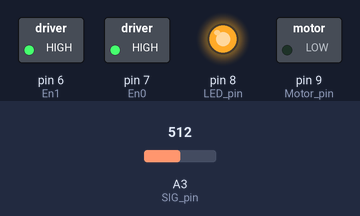
Simulated run of this sketch. Board: Arduino Uno, built with avr-gcc and run on an emulated ATmega328P. On the bench: switched loads named in the sketch (green lamp = pin HIGH), output pins drawn as LEDs (lit = HIGH). The test bench sets the inputs (shaded band); at power-on: A3 (SIG_pin) = 512. Pins used as bus, display or sensor lines are not drawn; what the sketch prints to the serial monitor is not drawn.

Above: at 0.5 s.
Timing chart, 0 to 3.0 s (numbered marks = the images above):
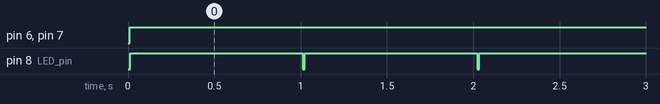

The sketch:

hurryUp.ino
```cpp
//  설정 - 키이벤트를 발생하는 문턱값. 무게중심의 좌표값. (범위 : -1.0 ~ 1.0)
//        문턱값을 넘기면 키가 눌리게 됨. 0 에 가까울수록 민감하게 동작.
const float THRESHOLD_COP_forth   = 0.3;    // 앞 쏠림. Y가 이 값보다 커야 키이벤트 발생. 0.3
const float THRESHOLD_COP_back    = -0.85;  // 뒤 쏠림. Y가 이 값보다 작아야 키이벤트 발생. -0.85
const float THRESHOLD_COP_left    = -0.11;  // 좌 쏠림. X가 이 값보다 작아야 키이벤트 발생. -0.22
const float THRESHOLD_COP_right   = 0.11;   // 우 쏠림. X가 이 값보다 커야 키이벤트 발생. 0.22

//----------------------------------------------
//  무효 판정 문턱값. 측정값이 아래 문턱값보다 낮으면 무시함.
const int THRESHOLD_SUM_row_1st   = 60;   // 1st row, front row
const int THRESHOLD_SUM_row_3rd   = 60;   // 3rd row, back row
const int THRESHOLD_SUM_row_2nd   = 105;  // 2nd row, left and right
const int THRESHOLD_SUM_VERT      = 60; // SUM? PRESSURE?

int En0 = 7;  //  Low enabled
int En1 = 6;  //  Low enabled

int S0  = 5;
int S1  = 4;
int S2  = 3;
int S3  = 2;

int SIG_pin = A3;
int LED_pin = 8;
int Motor_pin = 9;

int tempArr[31];
int standard[31];
int cushion[31];

int mode = 0; //0: 초기값 설정, 1: 자세 측정
int vibrate = 4; //3: 진동 비활성화, 4: 진동 활성화
int out = 0; //Arduino -> App, 2: 측성완료,
int del = 1000; //default = 1000, game = 100
int count = -1;

int position = 0; //-1: 자리 비움, 0: 정상, 1: 좌로 쏠림, 2: 우로 쏠림, 3: 앞으로 쏠림, 4: 뒤로 쏠림, 5: 다리 꼼
int xPosition = 0; //-1: 값 무시, 0: 정상, 1: 앞으로 쏠림, 2: 뒤로 쏠림
int yPosition = 0; //-1: 값 무시, 0: 정상, 1: 좌로 쏠림, 2: 우로 쏠림
int oldPosition = 0;
int awayCnt = 0; //자리비움카운트

char* income = "";
float st_cop_vertical = 0;
float st_cop_horizon = 0;
float st_vPivot = 0;
float st_hPivot = 0;

void setup() {
  Serial.begin(115200);
  pinMode(En0, OUTPUT);
  pinMode(En1, OUTPUT);

  pinMode(S0, OUTPUT);
  pinMode(S1, OUTPUT);
  pinMode(S2, OUTPUT);
  pinMode(S3, OUTPUT);

  pinMode(LED_pin,OUTPUT);
  pinMode(Motor_pin,OUTPUT);

  for(int i=0;i<31;i++) { //변수 초기화
    standard[i] = 0;
    tempArr[i] = 0;
    cushion[i] = 0;
  }
}

void loop() {
  int sensor = 0;

  while(Serial.available()) { //모드 변경 명령
    income += (char)Serial.read();
    switch(atoi(income)) {
      case 0:
      case 1:
        mode = atoi(income); //초기값 설정 명령
        del = 1000;
        break;
      case 3: //진동 OFF
        vibrate = 3;
        break;
      case 4: //진동 ON
        vibrate = 4;
        break;
      case 5:
        del = 100;
        break;
    }
    digitalWrite(LED_pin,LOW);
    delay(250);
    digitalWrite(LED_pin,HIGH);
    income = "";
  }
  position = 0;
  xPosition = 0;
  yPosition = 0;

  //방석 센서값 추출
  for(int i=0;i<33;i++) {
    cushion[i] = readMux(i);
  }


  if(mode == 0) { //0: 초기값 설정
    count++;
    for(int i=0;i<31;i++) {
      tempArr[i] = tempArr[i] + cushion[i];
    }
    if(count == 10) { //10초간 초기값 설정
      mode = 1;
      for(int i=0;i<31;i++) {
        standard[i] = tempArr[i]/count; //초기값 업데이트
        tempArr[i] = 0;
      }
      //초기값에 따른 조정
      st_cop_vertical = vertical(standard);
      st_cop_horizon = horizon(standard);
      st_vPivot = st_cop_vertical - (THRESHOLD_COP_forth + THRESHOLD_COP_back)/2; //Y조정값
      st_hPivot = -st_cop_horizon; //X조정값
      count = 0;
      //pushStandard(); //2: 초기값 설정 완료 전송
    }
    digitalWrite(LED_pin,HIGH);
    delay(1000);
    digitalWrite(LED_pin,LOW);
  }
  else if(mode == 1) { //자세 측정
    position = 0;
    //앞뒤 측정
    float raw_vertical = vertical(cushion); //조정 전 Y무게중심값
    float cop_vertical = raw_vertical + st_vPivot; //초기값에 따른 무게중심값 조정

    int sum_vertical = cushion[0]+cushion[1]+cushion[2]+cushion[3]+cushion[4]
                    +cushion[10]+cushion[12]+cushion[14]+cushion[16]+cushion[18]+cushion[20]
                    +cushion[26]+cushion[27]+cushion[28]+cushion[29]+cushion[30];

    if( sum_vertical > THRESHOLD_SUM_VERT) { //값이 유효한지 확인
       if(THRESHOLD_COP_forth < cop_vertical) {
        yPosition = 1; //앞으로 쏠림
      }
    else if(cop_vertical < THRESHOLD_COP_back) {
       yPosition = 2; //뒤로 쏠림
      }
    }
    //좌우 측정
    int sum_row_2nd =  cushion[5]+cushion[6]+cushion[7]+cushion[8]+cushion[9]
                       +cushion[11]+cushion[13]+cushion[15]+cushion[17]+cushion[19]
                       +cushion[21]+cushion[22]+cushion[23]+cushion[24]+cushion[25];

    float raw_horizon = horizon(cushion); //조정 전 X무게중심값
    float cop_horizon = raw_horizon + st_hPivot; // 초기값에 따른 무게중심값 조정

    if(sum_row_2nd > THRESHOLD_SUM_row_2nd) { //값이 유효한지 확인
      if(cop_horizon < THRESHOLD_COP_left) {
        xPosition = 1; //좌로 쏠림
      }
      else if(THRESHOLD_COP_right < cop_horizon) {
       xPosition = 2; //우로 쏠림
      }
    }
    else if(sum_vertical < THRESHOLD_SUM_VERT) {//자리비움 확인
       position = -1;
    }

    float twisted = twist(cushion);
    if((twisted < -80) || (twisted > 80)) { //다리꼬기를 최우선
      position = 5;
    }
    else if(xPosition && !yPosition) {
      position = xPosition;
    }
    else if(!xPosition && yPosition) {
      position = yPosition + 2;
    }
    else if(xPosition && (yPosition == 2)) { //좌우를 앞뒤보다 우선시 한다.
      position = xPosition;
    }

    if((position == -1)&&(awayCnt < 10)) { //10초이상 무효값이 입력될 경우 자리를 비웠다고 판단
      position = oldPosition; //10초 이하는 이전 값을 사용
      awayCnt++;
    }

    oldPosition = position; //oldPosition에 이전 값 저장

    if(position > 0) {//wrong position
      digitalWrite(LED_pin,HIGH);
      if(vibrate == 4) {
        //analogWrite(LED_pin, 127);// 최대 : 127
      }
    }
    else if(position == 0) { //right position
      digitalWrite(LED_pin,LOW);
      if(vibrate == 4) {
        //analogWrite(LED_pin, 0);// 최대 : 127
      }
    }
    else if(position == -1) { //away
      if(vibrate == 4) {
        //analogWrite(LED_pin,0);
      }
      digitalWrite(LED_pin,LOW);
    }

    Serial.print(position);
    /*for(int i=0;i<31;i++) {
      Serial.print("   ");
      Serial.print(cushion[i]);
    }*/
    Serial.println();
    delay(del);
  }
}

int readMux(int channel) {
  int controlPin[] = {S0, S1, S2, S3, En0, En1};

  int muxChannel[32][6] = {
    {0, 0, 0, 0, 0, 1}, //channel 0
    {0, 0, 0, 1, 0, 1}, //channel 1
    {0, 0, 1, 0, 0, 1}, //channel 2
    {0, 0, 1, 1, 0, 1}, //channel 3
    {0, 1, 0, 0, 0, 1}, //channel 4
    {0, 1, 0, 1, 0, 1}, //channel 5
    {0, 1, 1, 0, 0, 1}, //channel 6
    {0, 1, 1, 1, 0, 1}, //channel 7
    {1, 0, 0, 0, 0, 1}, //channel 8
    {1, 0, 0, 1, 0, 1}, //channel 9
    {1, 0, 1, 0, 0, 1}, //channel 10
    {1, 0, 1, 1, 0, 1}, //channel 11
    {1, 1, 0, 0, 0, 1}, //channel 12
    {1, 1, 0, 1, 0, 1}, //channel 13
    {1, 1, 1, 0, 0, 1}, //channel 14
    {1, 1, 1, 1, 0, 1}, //channel 15
    {0, 0, 0, 0, 1, 0}, //channel 16
    {0, 0, 0, 1, 1, 0}, //channel 17
    {0, 0, 1, 0, 1, 0}, //channel 18
    {0, 0, 1, 1, 1, 0}, //channel 19
    {0, 1, 0, 0, 1, 0}, //channel 20
    {0, 1, 0, 1, 1, 0}, //channel 21
    {0, 1, 1, 0, 1, 0}, //channel 22
    {0, 1, 1, 1, 1, 0}, //channel 23
    {1, 0, 0, 0, 1, 0}, //channel 24
    {1, 0, 0, 1, 1, 0}, //channel 25
    {1, 0, 1, 0, 1, 0}, //channel 26
    {1, 0, 1, 1, 1, 0}, //channel 27
    {1, 1, 0, 0, 1, 0}, //channel 28
    {1, 1, 0, 1, 1, 0}, //channel 29
    {1, 1, 1, 0, 1, 0}, //channel 30
    {1, 1, 1, 1, 1, 0} //channel 31
  };

  //loop through the 6 sig
  for (int i = 0; i < 6; i ++) {
    digitalWrite(controlPin[i], muxChannel[channel][i]);
  }

  //read the value at the SIG pin
  int val = analogRead(SIG_pin);

  //return the value
  return val;
}

float vertical(int* sensor) { //무게중심 Y값 계산
  int sum_row_1st = sensor[10]+sensor[12]+sensor[14]+sensor[16]+sensor[18]+sensor[20];

  int sum_row_3rd =   sensor[0]+sensor[1]+sensor[2]+sensor[3]+sensor[4]
                    +sensor[26]+sensor[27]+sensor[28]+sensor[29]+sensor[30];

  double avg_row_1st = sum_row_1st / 6;
  double avg_row_3rd = sum_row_3rd / 10;

  if(avg_row_1st < THRESHOLD_SUM_row_1st) {
    avg_row_1st = 0;
  }

  if(avg_row_3rd < THRESHOLD_SUM_row_3rd) {
    avg_row_3rd = 0;
  }

  int sum_vertical = sum_row_1st + sum_row_3rd;

  //  무게 중심의 Y 좌표 계산
  float cop_vertical = 0.0;
  if( 0 < sum_vertical) {
    cop_vertical = (avg_row_1st * (1) + avg_row_3rd * (-1)) / (avg_row_1st + avg_row_3rd);
    //cop_vertical = (avg_row_1st * (-1) + avg_row_3rd * (1)) / (avg_row_1st + avg_row_3rd);
  }
  return cop_vertical;
}

float horizon(int* sensor) { //무게 중심 X값 계산
  int sum_row_2nd =  sensor[5]+sensor[6]+sensor[7]+sensor[8]+sensor[9]
                    +sensor[11]+sensor[13]+sensor[15]+sensor[17]+sensor[19]
                    +sensor[21]+sensor[22]+sensor[23]+sensor[24]+sensor[25];

  int sum_wp_horizon = (  (-7)*sensor[5]+(-6)*sensor[6]+(-5)*sensor[7]
                          +(-4)*sensor[8]+(-3)*sensor[9]+(-2)*sensor[11]
                          +(-1)*sensor[13]+(0)*sensor[15]
                          +(1)*sensor[17]+(2)*sensor[19]+(3)*sensor[21]
                          +(4)*sensor[22]+(5)*sensor[23]+(6)*sensor[24]
                          +(7)*sensor[25] ) / 7.0; // divide 7.0 ==> unitize. (-7.0~7.0)

  float cop_horizon = 0.0;
  //  무게 중심의 X 좌표 계산
  if(0 < sum_row_2nd) {
    cop_horizon = sum_wp_horizon / (double)sum_row_2nd;
  }
  return cop_horizon;
}

float twist(int* sensor) {
  float sum_row_1st_left = sensor[10] + sensor[12] + sensor[14];
  float sum_row_1st_right = sensor[16] + sensor[18] + sensor[20];

  float cop_1st = (sum_row_1st_right - sum_row_1st_left)/6;
  return cop_1st; //left => -, right => +
}

void pushStandard() {
  Serial.print("2,");
  for(int i = 0;i<31;i++) {
    Serial.print(standard[i]);
    if(i != 30) {
     Serial.print(",");
    }
    else {
      Serial.println();
    }
  }
}
```

Measured:
- by itself, pin 6 (En1), pin 7 (En0): LOW → HIGH at 0.01 s
- by itself, pin 8 (LED_pin): alternates HIGH for 1.0 s and LOW for 0.01 s, 22 changes in all, then stays LOW
